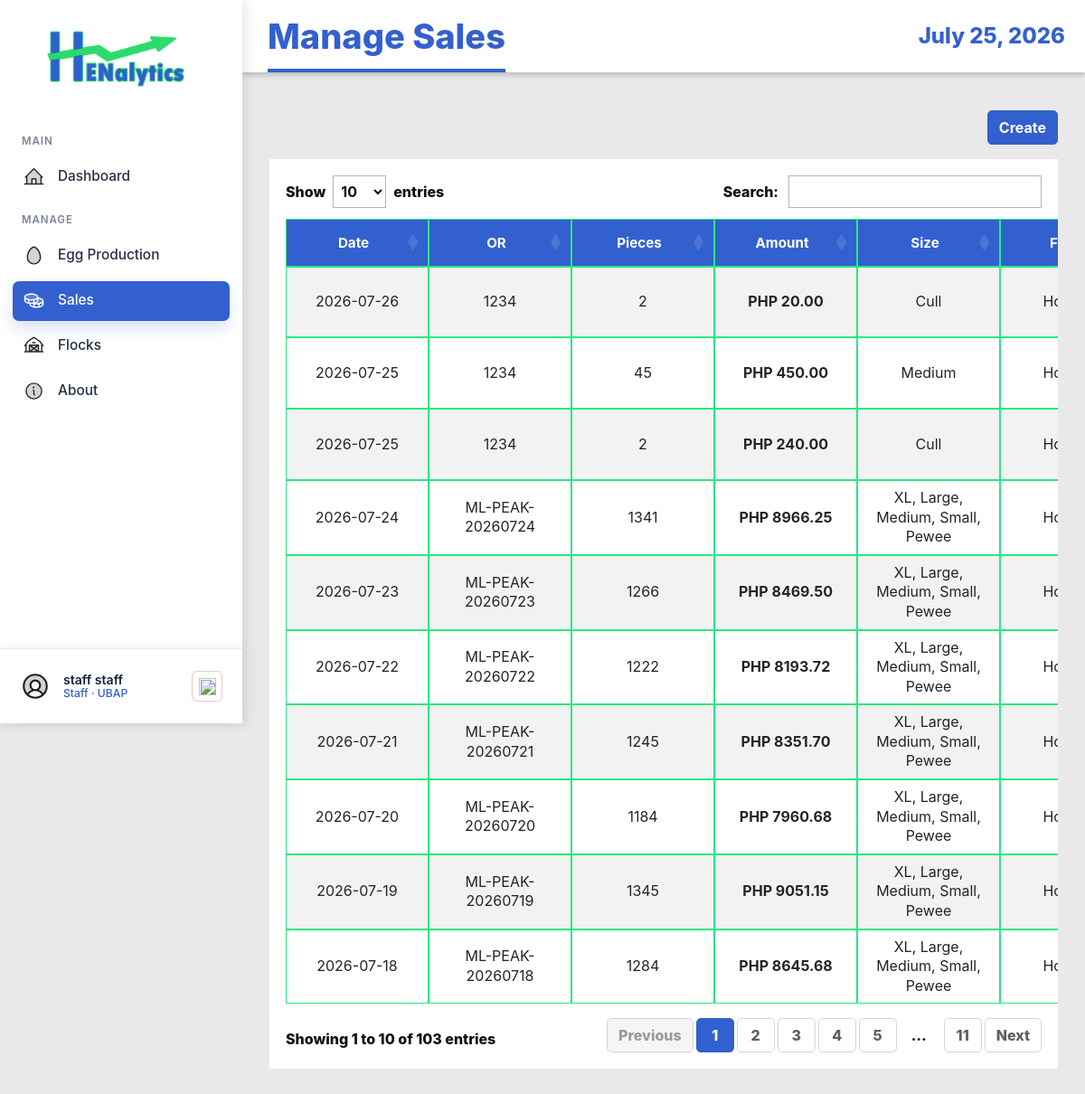
/sales/ (signed in), run on the app's committed database.
### EggProduction/models.py (models this page shows, shortened)
class SalesTransaction(models.Model):
    flock = models.ForeignKey(Flock, on_delete=models.CASCADE, related_name='sales_transactions')
    sale_date = models.DateField()
    or_number = models.CharField('OR number', max_length=50, blank=True, null=True)
    recorded_by = models.ForeignKey(User, on_delete=models.SET_NULL, null=True, related_name='sales_transactions')
    notes = models.TextField(blank=True, null=True)
    created_at = models.DateTimeField(auto_now_add=True)
    updated_at = models.DateTimeField(auto_now=True)
    @property
    def total_amount(self):
        return sum(item.amount for item in self.items.all())
    @property
    def total_pieces(self):
        return sum(item.quantity_pieces for item in self.items.all())
    class Meta:
        ordering = ['-sale_date']

class SalesItem(models.Model):
    transaction = models.ForeignKey(SalesTransaction, on_delete=models.CASCADE, related_name='items')
    grade = models.CharField('sales category', max_length=20, choices=EGG_SIZE_CHOICES)
    quantity_pieces = models.IntegerField(validators=[MinValueValidator(0)])
    amount = models.DecimalField(max_digits=15, decimal_places=2)
    unit_price = models.DecimalField(max_digits=10, decimal_places=2, default=0, editable=False)
    class Meta:
        verbose_name_plural = "Sales Items"

### EggProduction/views.py (the view)
# urls.py: path('sales/', views.SalesTransactionListView.as_view(), name='sales-transaction-list'),
class SalesTransactionListView(StaffAccessMixin, ListView):
    model = SalesTransaction
    template_name = 'egg_production/sales_transaction_list.html'
    context_object_name = 'sales_transactions'
    ordering = ['-sale_date']
    def get_queryset(self):
        qs = super().get_queryset().select_related('flock', 'recorded_by')
        flock_id = self.request.GET.get('flock_id')
        if flock_id:
            qs = qs.filter(flock_id=flock_id)
        return qs

### EggProduction/views.py (called while the page is built)
    def test_func(self):
        user = self.request.user
        try:
            profile = UserProfile.objects.get(user=user)
            return profile.role in ['staff', 'admin', 'manager']
        except UserProfile.DoesNotExist:
            return user.is_staff or user.is_superuser

### EggProduction/templates/egg_production/sales_transaction_list.html (shortened to what this page needs)
{% extends 'base.html' %}
{% block page_title %}Manage Sales{% endblock %}
{% block content %}
<div class="page-actions">
    {% if perms.eggproduction.add_salestransaction or user.is_staff %}
    <a href="{% url 'eggproduction:sales-transaction-create' %}" class="btn btn-primary">Create</a>
    {% endif %}
</div>
<div class="table-responsive">
    <table class="table table-striped table-hover prototype-table js-data-table"
        data-export-title="Manage Sales"
        data-export-enabled="{% if user.is_superuser or user.userprofile.role == 'admin' %}true{% else %}false{% endif %}">
        <thead class="table-dark">
            <tr>
                <th>Date</th>
                <th>OR</th>
                <th>Pieces</th>
                <th>Amount</th>
                <th>Size</th>
                <th>Flock</th>
            </tr>
        </thead>
        <tbody>
            {% for transaction in sales_transactions %}
            <tr>
                <td>{{ transaction.sale_date|date:"Y-m-d" }}</td>
                <td>{{ transaction.or_number|default:"N/A" }}</td>
                <td>{{ transaction.total_pieces }}</td>
                <td><strong>PHP {{ transaction.total_amount|floatformat:2 }}</strong></td>
                <td>
                    {% for item in transaction.items.all %}
                    {{ item.get_grade_display }}{% if not forloop.last %}, {% endif %}
                    {% empty %}
                    N/A
                    {% endfor %}
                </td>
                <td>House {{ transaction.flock.house_no }}</td>
            </tr>
            {% endfor %}
        </tbody>
    </table>
</div>
{% endblock %}

### EggProduction/templates/base.html (shortened to what this page needs)
{% load static %}
<!DOCTYPE html>
<html lang="en">
<head>
    <link href="https://cdn.jsdelivr.net/npm/bootstrap@5.3.0/dist/css/bootstrap.min.css" rel="stylesheet">
    <link rel="stylesheet" href="https://cdn.datatables.net/1.13.8/css/jquery.dataTables.min.css">
    <link rel="stylesheet" href="https://cdn.datatables.net/buttons/2.4.2/css/buttons.dataTables.min.css">
    <link rel="stylesheet" href="{% static 'EggProduction/css/style.css' %}">
</head>
<body class="{% if request.user.is_authenticated %}app-body{% else %}auth-body{% endif %}">
    {% if request.user.is_authenticated %}
    <div class="app-shell">
        <aside class="app-sidebar">
            <a href="{% url 'eggproduction:dashboard' %}" class="brand-lockup">
                <img src="{% static 'EggProduction/img/logo-login.png' %}" alt="Henalytics">
            </a>
            <nav class="side-nav" aria-label="Main navigation">
                <div class="nav-section-label">MAIN</div>
                <a href="{% url 'eggproduction:dashboard' %}"
                    class="side-link {% if request.resolver_match.url_name == 'dashboard' %}active{% endif %}">
                    <img class="side-icon side-img-icon" src="{% static 'EggProduction/img/house-line-duotone.svg' %}"
                        alt="" aria-hidden="true">
                    <span>Dashboard</span>
                </a>
                <div class="nav-section-label">MANAGE</div>
                <a href="{% url 'eggproduction:production-log-list' %}"
                    class="side-link {% if 'production-log' in request.resolver_match.url_name or 'grading-log' in request.resolver_match.url_name %}active{% endif %}">
                    <img class="side-icon side-img-icon" src="{% static 'EggProduction/img/egg-duotone.svg' %}" alt=""
                        aria-hidden="true">
                    <span>Egg Production</span>
                </a>
                <a href="{% url 'eggproduction:sales-transaction-list' %}"
                    class="side-link {% if 'sales-transaction' in request.resolver_match.url_name or 'sales-item' in request.resolver_match.url_name %}active{% endif %}">
                    <img class="side-icon side-img-icon" src="{% static 'EggProduction/img/coins-duotone.svg' %}" alt=""
                        aria-hidden="true">
                    <span>Sales</span>
                </a>
                <a href="{% url 'eggproduction:flock-list' %}"
                    class="side-link {% if 'flock' in request.resolver_match.url_name %}active{% endif %}">
                    <img class="side-icon side-img-icon" src="{% static 'EggProduction/img/barn-duotone.svg' %}" alt=""
                        aria-hidden="true">
                    <span>Flocks</span>
                </a>
                <a href="{% url 'index' %}"
                    class="side-link {% if request.resolver_match.url_name == 'index' %}active{% endif %}">
                    <img class="side-icon side-img-icon" src="{% static 'EggProduction/img/info-duotone.svg' %}" alt=""
                        aria-hidden="true">
                    <span>About</span>
                </a>
            </nav>
            <div class="sidebar-account">
                <div class="account-summary">
                    <img class="account-avatar-img" src="{% static 'EggProduction/img/user-circle-duotone.svg' %}" alt=""
                        aria-hidden="true">
                    <span class="account-copy">
                        <span class="account-name">{{ request.user.get_full_name|default:request.user.username }}</span>
                        <span class="account-role">
                            {% if request.user.is_superuser %}
                            Admin
                            {% elif request.user.userprofile.display_role %}
                            {{ request.user.userprofile.display_role }}
                            {% else %}
                            Staff
                            {% endif %}
                            &middot; UBAP
                        </span>
                    </span>
                    <form method="post" action="{% url 'logout' %}" class="account-logout-form account-logout-inline" data-swal-logout
                        data-swal-title="Sign out?"
                        data-swal-text="You will be returned to the login page."
                        data-swal-confirm-text="Sign out"
                        data-swal-cancel-text="Stay signed in">
                        <button type="submit" class="account-logout-button" title="Logout" aria-label="Logout">
                            <img class="logout-icon-img" src="{% static 'EggProduction/img/sign-out.svg' %}" alt="" aria-hidden="true">
                        </button>
                    </form>
                </div>
            </div>
        </aside>
        <section class="app-panel">
            <header class="app-topbar">
                <h1>{% block page_title %}Dashboard{% endblock %}</h1>
                <time>{% now "F j, Y" %}</time>
            </header>
            <main class="app-content">
                {% else %}
                <main>
                    {% endif %}
                    {% block content %}{% endblock %}
                    {% if request.user.is_authenticated %}
                </main>
        </section>
    </div>
    {% else %}
    </main>
    {% endif %}
</body>
</html>

### data on the page
SalesItem: grade "Cull"
SalesItem: grade "Medium"
SalesItem: grade "Cull"
SalesItem: grade "XL"
SalesItem: grade "Large"
SalesItem: grade "Medium"
SalesItem: grade "Small"
SalesItem: grade "Pewee"
SalesItem: grade "XL"
SalesItem: grade "Large"
SalesItem: grade "Medium"
SalesItem: grade "Small"
SalesItem: grade "Pewee"
SalesItem: grade "XL"
SalesItem: grade "Large"
SalesItem: grade "Medium"
SalesItem: grade "Small"
SalesItem: grade "Pewee"
SalesItem: grade "XL"
SalesItem: grade "Large"
SalesItem: grade "Medium"
SalesItem: grade "Small"
SalesItem: grade "Pewee"
SalesItem: grade "XL"
SalesItem: grade "Large"
SalesItem: grade "Medium"
SalesItem: grade "Small"
SalesItem: grade "Pewee"
SalesItem: grade "XL"
SalesItem: grade "Large"
SalesItem: grade "Medium"
SalesItem: grade "Small"
SalesItem: grade "Pewee"
SalesItem: grade "XL"
SalesItem: grade "Large"
SalesItem: grade "Medium"
SalesItem: grade "Small"
SalesItem: grade "Pewee"

### other printed values
{{ request.user.get_full_name|default:request.user.username }} "staff staff"
